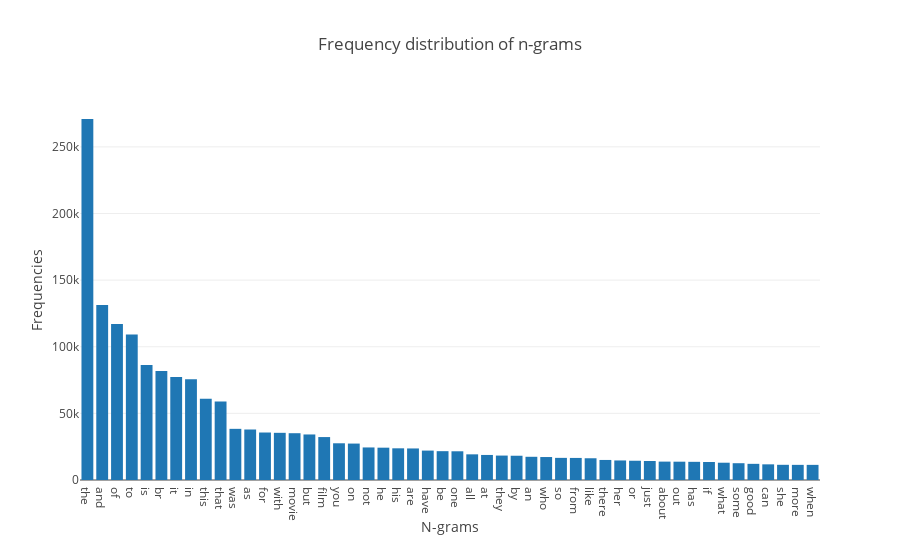
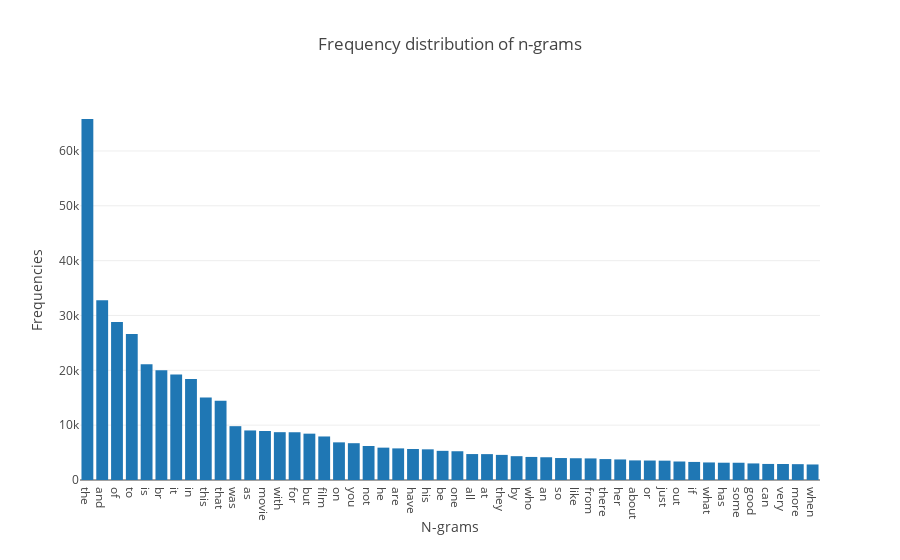
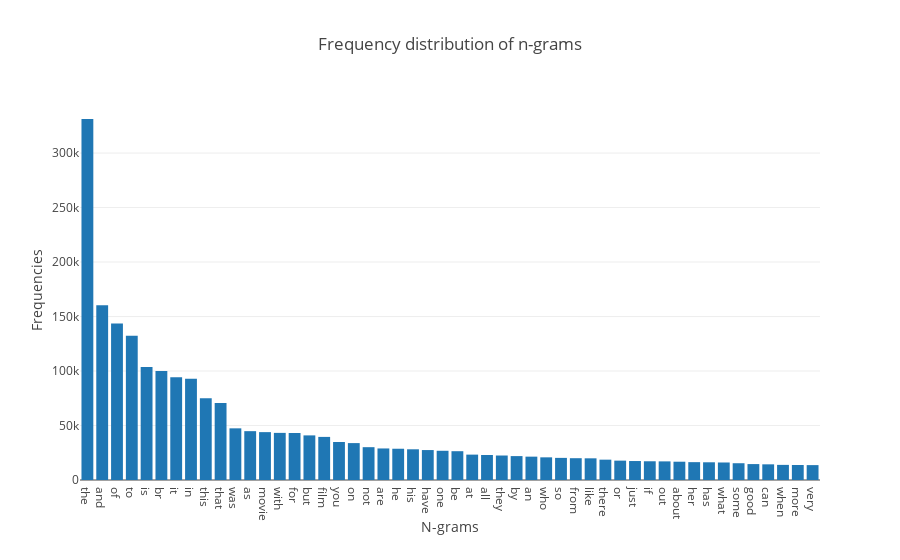

Write notebook code for charts like these, in order.
### Code cell
plot_frequency_distribution_of_ngrams(train[0])
plot_frequency_distribution_of_ngrams(val[0])
plot_frequency_distribution_of_ngrams(test[0])

### Figure 1 — Plotly figure (JSON) as saved in the notebook; plotly's stock layout.template omitted (floating-point values rounded to 4 significant figures)
{"data": [{"type": "bar", "uid": "db2443a7-43c3-4505-9a39-7aa8c8d3ab68", "x": ["the", "and", "of", "to", "is", "br", "it", "in", "this", "that", "was", "as", "for", "with", "movie", "but", "film", "you", "on", "not", "he", "his", "are", "have", "be", "one", "all", "at", "they", "by", "an", "who", "so", "from", "like", "there", "her", "or", "just", "about", "out", "has", "if", "what", "some", "good", "can", "she", "more", "when"], "y": [270918, 131385, 117068, 109105, 86242, 81877, 77233, 75571, 60959, 58852, 38393, 37899, 35638, 35410, 35115, 34173, 32221, 27557, 27337, 24428, 24257, 23783, 23674, 22072, 21639, 21551, 19255, 18797, 18336, 18205, 17416, 17236, 16610, 16561, 16312, 15049, 14675, 14457, 14248, 13801, 13739, 13638, 13514, 12968, 12602, 12125, 11749, 11397, 11363, 11352]}], "layout": {"autosize": true, "title": "Frequency distribution of n-grams", "xaxis": {"autorange": true, "range": [-0.5, 49.5], "title": "N-grams", "type": "category"}, "yaxis": {"autorange": true, "range": [0, 285200.0], "title": "Frequencies", "type": "linear"}}}

### Figure 2 — Plotly figure (JSON) as saved in the notebook; plotly's stock layout.template omitted (floating-point values rounded to 4 significant figures)
{"data": [{"type": "bar", "uid": "0d1c59f9-a1e8-443e-bd9d-183546cdddc6", "x": ["the", "and", "of", "to", "is", "br", "it", "in", "this", "that", "was", "as", "movie", "with", "for", "but", "film", "on", "you", "not", "he", "are", "have", "his", "be", "one", "all", "at", "they", "by", "who", "an", "so", "like", "from", "there", "her", "about", "or", "just", "out", "if", "what", "has", "some", "good", "can", "very", "more", "when"], "y": [65831, 32756, 28796, 26619, 21091, 19994, 19234, 18405, 15048, 14434, 9816, 9036, 8932, 8720, 8708, 8450, 7938, 6865, 6710, 6204, 5899, 5764, 5659, 5593, 5318, 5244, 4730, 4719, 4579, 4343, 4205, 4148, 4005, 3969, 3938, 3816, 3749, 3574, 3550, 3526, 3374, 3295, 3200, 3153, 3147, 3022, 2928, 2924, 2889, 2832]}], "layout": {"autosize": true, "title": "Frequency distribution of n-grams", "xaxis": {"autorange": true, "range": [-0.5, 49.5], "title": "N-grams", "type": "category"}, "yaxis": {"autorange": true, "range": [0, 69300.0], "title": "Frequencies", "type": "linear"}}}

### Figure 3 — Plotly figure (JSON) as saved in the notebook; plotly's stock layout.template omitted (floating-point values rounded to 4 significant figures)
{"data": [{"type": "bar", "uid": "1407df35-a565-4c94-953a-28bff944e696", "x": ["the", "and", "of", "to", "is", "br", "it", "in", "this", "that", "was", "as", "movie", "with", "for", "but", "film", "you", "on", "not", "are", "he", "his", "have", "one", "be", "at", "all", "they", "by", "an", "who", "so", "from", "like", "there", "or", "just", "if", "out", "about", "her", "has", "what", "some", "good", "can", "when", "more", "very"], "y": [331244, 160302, 143546, 132400, 103751, 100080, 94390, 92806, 74995, 70593, 47399, 44815, 43924, 43238, 43126, 40931, 39546, 34862, 33855, 30116, 28949, 28679, 28180, 27472, 26809, 26426, 23284, 22962, 22468, 21934, 21422, 20793, 20298, 19999, 19891, 18659, 17772, 17410, 17182, 17089, 16785, 16379, 16247, 16071, 15385, 14606, 14382, 13878, 13764, 13660]}], "layout": {"autosize": true, "title": "Frequency distribution of n-grams", "xaxis": {"autorange": true, "range": [-0.5, 49.5], "title": "N-grams", "type": "category"}, "yaxis": {"autorange": true, "range": [0, 348700.0], "title": "Frequencies", "type": "linear"}}}
